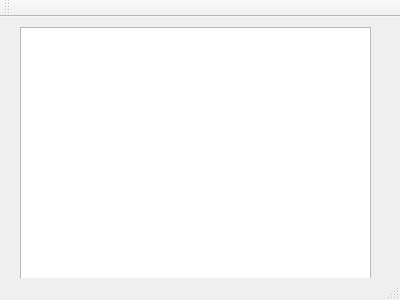
<?xml version="1.0" encoding="UTF-8"?>
<ui version="4.0">
 <class>Window55</class>
 <widget class="QMainWindow" name="Window55">
  <property name="geometry">
   <rect>
    <x>0</x>
    <y>0</y>
    <width>400</width>
    <height>300</height>
   </rect>
  </property>
  <property name="windowTitle">
   <string>MainWindow</string>
  </property>
  <widget class="QWidget" name="centralWidget">
   <widget class="QTextEdit" name="textEdit">
    <property name="geometry">
     <rect>
      <x>20</x>
      <y>10</y>
      <width>351</width>
      <height>291</height>
     </rect>
    </property>
   </widget>
  </widget>
  <widget class="QMenuBar" name="menuBar">
   <property name="geometry">
    <rect>
     <x>0</x>
     <y>0</y>
     <width>400</width>
     <height>26</height>
    </rect>
   </property>
  </widget>
  <widget class="QToolBar" name="mainToolBar">
   <attribute name="toolBarArea">
    <enum>TopToolBarArea</enum>
   </attribute>
   <attribute name="toolBarBreak">
    <bool>false</bool>
   </attribute>
  </widget>
  <widget class="QStatusBar" name="statusBar"/>
 </widget>
 <layoutdefault spacing="6" margin="11"/>
 <resources/>
 <connections/>
</ui>
